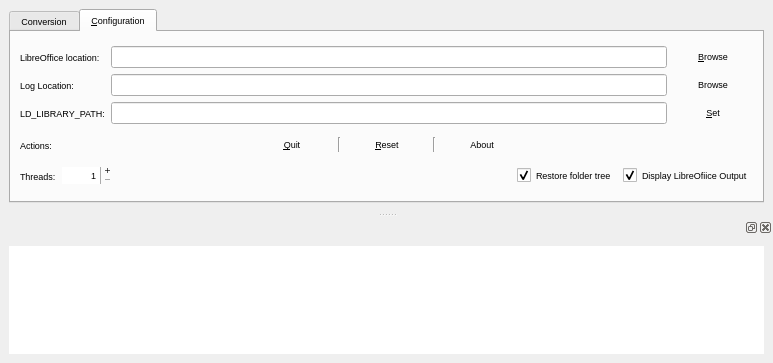
<?xml version="1.0" encoding="UTF-8"?>
<ui version="4.0">
 <class>MainWindow</class>
 <widget class="QMainWindow" name="MainWindow">
  <property name="windowModality">
   <enum>Qt::WindowModal</enum>
  </property>
  <property name="geometry">
   <rect>
    <x>0</x>
    <y>0</y>
    <width>773</width>
    <height>363</height>
   </rect>
  </property>
  <property name="sizePolicy">
   <sizepolicy hsizetype="Expanding" vsizetype="Expanding">
    <horstretch>0</horstretch>
    <verstretch>0</verstretch>
   </sizepolicy>
  </property>
  <property name="minimumSize">
   <size>
    <width>0</width>
    <height>0</height>
   </size>
  </property>
  <property name="font">
   <font>
    <pointsize>7</pointsize>
   </font>
  </property>
  <property name="mouseTracking">
   <bool>true</bool>
  </property>
  <property name="windowTitle">
   <string>ms2od</string>
  </property>
  <property name="windowIcon">
   <iconset resource="icons/icons.qrc">
    <normaloff>:/icons/recipes.svg</normaloff>:/icons/recipes.svg</iconset>
  </property>
  <property name="toolButtonStyle">
   <enum>Qt::ToolButtonFollowStyle</enum>
  </property>
  <property name="documentMode">
   <bool>false</bool>
  </property>
  <property name="dockNestingEnabled">
   <bool>false</bool>
  </property>
  <property name="dockOptions">
   <set>QMainWindow::AnimatedDocks</set>
  </property>
  <widget class="QWidget" name="centralwidget">
   <property name="minimumSize">
    <size>
     <width>0</width>
     <height>0</height>
    </size>
   </property>
   <layout class="QVBoxLayout" name="verticalLayout_3">
    <property name="sizeConstraint">
     <enum>QLayout::SetDefaultConstraint</enum>
    </property>
    <item>
     <widget class="QTabWidget" name="tabWidget">
      <property name="enabled">
       <bool>true</bool>
      </property>
      <property name="sizePolicy">
       <sizepolicy hsizetype="MinimumExpanding" vsizetype="MinimumExpanding">
        <horstretch>0</horstretch>
        <verstretch>0</verstretch>
       </sizepolicy>
      </property>
      <property name="font">
       <font>
        <pointsize>7</pointsize>
       </font>
      </property>
      <property name="tabPosition">
       <enum>QTabWidget::North</enum>
      </property>
      <property name="currentIndex">
       <number>1</number>
      </property>
      <property name="tabBarAutoHide">
       <bool>true</bool>
      </property>
      <widget class="QWidget" name="tab_main">
       <attribute name="icon">
        <iconset resource="icons/icons.qrc">
         <normaloff>:/icons/gear.svg</normaloff>:/icons/gear.svg</iconset>
       </attribute>
       <attribute name="title">
        <string>Conversion</string>
       </attribute>
       <layout class="QGridLayout" name="gridLayout">
        <property name="sizeConstraint">
         <enum>QLayout::SetFixedSize</enum>
        </property>
        <item row="3" column="0">
         <layout class="QHBoxLayout" name="horizontalLayout">
          <item>
           <spacer name="horizontalSpacer">
            <property name="font">
             <font>
              <pointsize>7</pointsize>
             </font>
            </property>
            <property name="orientation">
             <enum>Qt::Horizontal</enum>
            </property>
            <property name="sizeHint" stdset="0">
             <size>
              <width>40</width>
              <height>20</height>
             </size>
            </property>
           </spacer>
          </item>
          <item>
           <widget class="QPushButton" name="pushButton_start">
            <property name="sizePolicy">
             <sizepolicy hsizetype="Fixed" vsizetype="Fixed">
              <horstretch>0</horstretch>
              <verstretch>0</verstretch>
             </sizepolicy>
            </property>
            <property name="font">
             <font>
              <pointsize>7</pointsize>
             </font>
            </property>
            <property name="text">
             <string>&amp;Start</string>
            </property>
            <property name="flat">
             <bool>true</bool>
            </property>
           </widget>
          </item>
          <item>
           <widget class="Line" name="line_13">
            <property name="maximumSize">
             <size>
              <width>16777215</width>
              <height>10</height>
             </size>
            </property>
            <property name="orientation">
             <enum>Qt::Vertical</enum>
            </property>
           </widget>
          </item>
          <item>
           <widget class="QPushButton" name="pushButton_Stop">
            <property name="enabled">
             <bool>false</bool>
            </property>
            <property name="text">
             <string>Stop</string>
            </property>
            <property name="flat">
             <bool>true</bool>
            </property>
           </widget>
          </item>
          <item>
           <widget class="Line" name="line_8">
            <property name="maximumSize">
             <size>
              <width>10</width>
              <height>10</height>
             </size>
            </property>
            <property name="orientation">
             <enum>Qt::Vertical</enum>
            </property>
           </widget>
          </item>
          <item>
           <widget class="QPushButton" name="pushButton_Pause">
            <property name="sizePolicy">
             <sizepolicy hsizetype="Fixed" vsizetype="Fixed">
              <horstretch>0</horstretch>
              <verstretch>0</verstretch>
             </sizepolicy>
            </property>
            <property name="font">
             <font>
              <pointsize>7</pointsize>
             </font>
            </property>
            <property name="text">
             <string>&amp;Pause</string>
            </property>
            <property name="flat">
             <bool>true</bool>
            </property>
           </widget>
          </item>
          <item>
           <widget class="Line" name="line_7">
            <property name="maximumSize">
             <size>
              <width>16777215</width>
              <height>10</height>
             </size>
            </property>
            <property name="orientation">
             <enum>Qt::Vertical</enum>
            </property>
           </widget>
          </item>
          <item>
           <widget class="QPushButton" name="pushButton_showLog">
            <property name="font">
             <font>
              <pointsize>7</pointsize>
             </font>
            </property>
            <property name="text">
             <string>Show &amp;Log</string>
            </property>
            <property name="flat">
             <bool>true</bool>
            </property>
           </widget>
          </item>
          <item>
           <widget class="Line" name="line_9">
            <property name="maximumSize">
             <size>
              <width>16777215</width>
              <height>10</height>
             </size>
            </property>
            <property name="orientation">
             <enum>Qt::Vertical</enum>
            </property>
           </widget>
          </item>
          <item>
           <widget class="QPushButton" name="pushButton_quit">
            <property name="sizePolicy">
             <sizepolicy hsizetype="Fixed" vsizetype="Fixed">
              <horstretch>0</horstretch>
              <verstretch>0</verstretch>
             </sizepolicy>
            </property>
            <property name="font">
             <font>
              <pointsize>7</pointsize>
             </font>
            </property>
            <property name="toolTip">
             <string/>
            </property>
            <property name="text">
             <string>&amp;Quit</string>
            </property>
            <property name="flat">
             <bool>true</bool>
            </property>
           </widget>
          </item>
          <item>
           <spacer name="horizontalSpacer_4">
            <property name="font">
             <font>
              <pointsize>7</pointsize>
             </font>
            </property>
            <property name="orientation">
             <enum>Qt::Horizontal</enum>
            </property>
            <property name="sizeHint" stdset="0">
             <size>
              <width>40</width>
              <height>20</height>
             </size>
            </property>
           </spacer>
          </item>
          <item>
           <widget class="QLabel" name="label_LedBin">
            <property name="font">
             <font>
              <pointsize>7</pointsize>
             </font>
            </property>
            <property name="toolTip">
             <string>Binary found ?</string>
            </property>
            <property name="text">
             <string>Bin</string>
            </property>
           </widget>
          </item>
          <item>
           <widget class="Line" name="line_3">
            <property name="maximumSize">
             <size>
              <width>16777215</width>
              <height>10</height>
             </size>
            </property>
            <property name="font">
             <font>
              <pointsize>7</pointsize>
             </font>
            </property>
            <property name="orientation">
             <enum>Qt::Vertical</enum>
            </property>
           </widget>
          </item>
          <item>
           <widget class="QLabel" name="label_LedExt">
            <property name="font">
             <font>
              <pointsize>7</pointsize>
             </font>
            </property>
            <property name="toolTip">
             <string>Filetype choosen ?</string>
            </property>
            <property name="text">
             <string>Ext</string>
            </property>
           </widget>
          </item>
          <item>
           <widget class="Line" name="line_4">
            <property name="maximumSize">
             <size>
              <width>16777215</width>
              <height>10</height>
             </size>
            </property>
            <property name="font">
             <font>
              <pointsize>7</pointsize>
             </font>
            </property>
            <property name="orientation">
             <enum>Qt::Vertical</enum>
            </property>
           </widget>
          </item>
          <item>
           <widget class="QLabel" name="label_LedIn">
            <property name="maximumSize">
             <size>
              <width>32</width>
              <height>32</height>
             </size>
            </property>
            <property name="font">
             <font>
              <pointsize>7</pointsize>
             </font>
            </property>
            <property name="toolTip">
             <string>Input directory defined ?</string>
            </property>
            <property name="text">
             <string>In</string>
            </property>
            <property name="scaledContents">
             <bool>true</bool>
            </property>
           </widget>
          </item>
          <item>
           <widget class="Line" name="line_5">
            <property name="maximumSize">
             <size>
              <width>16777215</width>
              <height>10</height>
             </size>
            </property>
            <property name="font">
             <font>
              <pointsize>7</pointsize>
             </font>
            </property>
            <property name="orientation">
             <enum>Qt::Vertical</enum>
            </property>
           </widget>
          </item>
          <item>
           <widget class="QLabel" name="label_LedOut">
            <property name="font">
             <font>
              <pointsize>7</pointsize>
             </font>
            </property>
            <property name="toolTip">
             <string>Output directory defined ?</string>
            </property>
            <property name="text">
             <string>Out</string>
            </property>
           </widget>
          </item>
          <item>
           <spacer name="horizontalSpacer_3">
            <property name="font">
             <font>
              <pointsize>7</pointsize>
             </font>
            </property>
            <property name="orientation">
             <enum>Qt::Horizontal</enum>
            </property>
            <property name="sizeHint" stdset="0">
             <size>
              <width>40</width>
              <height>20</height>
             </size>
            </property>
           </spacer>
          </item>
         </layout>
        </item>
        <item row="4" column="0">
         <layout class="QHBoxLayout" name="horizontalLayout_3">
          <item>
           <layout class="QHBoxLayout" name="horizontalLayout_7">
            <property name="sizeConstraint">
             <enum>QLayout::SetMaximumSize</enum>
            </property>
            <item>
             <widget class="QLabel" name="label_Counter">
              <property name="sizePolicy">
               <sizepolicy hsizetype="Fixed" vsizetype="Preferred">
                <horstretch>0</horstretch>
                <verstretch>0</verstretch>
               </sizepolicy>
              </property>
              <property name="font">
               <font>
                <pointsize>7</pointsize>
               </font>
              </property>
              <property name="toolTip">
               <string>Counter.</string>
              </property>
              <property name="text">
               <string>Files:</string>
              </property>
              <property name="textInteractionFlags">
               <set>Qt::NoTextInteraction</set>
              </property>
             </widget>
            </item>
            <item>
             <widget class="QLCDNumber" name="lcdNumber">
              <property name="sizePolicy">
               <sizepolicy hsizetype="Minimum" vsizetype="Fixed">
                <horstretch>0</horstretch>
                <verstretch>0</verstretch>
               </sizepolicy>
              </property>
              <property name="font">
               <font>
                <pointsize>7</pointsize>
               </font>
              </property>
              <property name="toolTip">
               <string>Number of processed files.</string>
              </property>
              <property name="whatsThis">
               <string>Number of processed files.</string>
              </property>
              <property name="frameShape">
               <enum>QFrame::NoFrame</enum>
              </property>
              <property name="frameShadow">
               <enum>QFrame::Raised</enum>
              </property>
              <property name="lineWidth">
               <number>1</number>
              </property>
              <property name="digitCount">
               <number>8</number>
              </property>
              <property name="segmentStyle">
               <enum>QLCDNumber::Flat</enum>
              </property>
             </widget>
            </item>
           </layout>
          </item>
          <item>
           <widget class="Line" name="line_11">
            <property name="maximumSize">
             <size>
              <width>16777215</width>
              <height>10</height>
             </size>
            </property>
            <property name="orientation">
             <enum>Qt::Vertical</enum>
            </property>
           </widget>
          </item>
          <item>
           <spacer name="horizontalSpacer_ProgressBar">
            <property name="orientation">
             <enum>Qt::Horizontal</enum>
            </property>
            <property name="sizeType">
             <enum>QSizePolicy::Expanding</enum>
            </property>
            <property name="sizeHint" stdset="0">
             <size>
              <width>0</width>
              <height>20</height>
             </size>
            </property>
           </spacer>
          </item>
          <item>
           <widget class="QProgressBar" name="progressBar">
            <property name="sizePolicy">
             <sizepolicy hsizetype="Expanding" vsizetype="Maximum">
              <horstretch>0</horstretch>
              <verstretch>0</verstretch>
             </sizepolicy>
            </property>
            <property name="font">
             <font>
              <pointsize>7</pointsize>
              <stylestrategy>PreferAntialias</stylestrategy>
             </font>
            </property>
            <property name="toolTip">
             <string>Progession.</string>
            </property>
            <property name="value">
             <number>0</number>
            </property>
           </widget>
          </item>
          <item>
           <widget class="RemainingTimeLabel" name="label_RemainTime">
            <property name="sizePolicy">
             <sizepolicy hsizetype="Fixed" vsizetype="Fixed">
              <horstretch>0</horstretch>
              <verstretch>0</verstretch>
             </sizepolicy>
            </property>
            <property name="frameShape">
             <enum>QFrame::NoFrame</enum>
            </property>
            <property name="text">
             <string/>
            </property>
            <property name="alignment">
             <set>Qt::AlignRight|Qt::AlignTrailing|Qt::AlignVCenter</set>
            </property>
            <property name="textInteractionFlags">
             <set>Qt::NoTextInteraction</set>
            </property>
           </widget>
          </item>
          <item>
           <spacer name="horizontalSpacer_8">
            <property name="font">
             <font>
              <pointsize>7</pointsize>
             </font>
            </property>
            <property name="orientation">
             <enum>Qt::Horizontal</enum>
            </property>
            <property name="sizeType">
             <enum>QSizePolicy::Preferred</enum>
            </property>
            <property name="sizeHint" stdset="0">
             <size>
              <width>0</width>
              <height>20</height>
             </size>
            </property>
           </spacer>
          </item>
         </layout>
        </item>
        <item row="0" column="0">
         <widget class="Line" name="line_2">
          <property name="font">
           <font>
            <pointsize>7</pointsize>
           </font>
          </property>
          <property name="orientation">
           <enum>Qt::Horizontal</enum>
          </property>
         </widget>
        </item>
        <item row="1" column="0">
         <layout class="QGridLayout" name="gridLayout_2">
          <item row="1" column="1">
           <widget class="LineEditColored" name="lineEdit_dirOut">
            <property name="sizePolicy">
             <sizepolicy hsizetype="Expanding" vsizetype="Fixed">
              <horstretch>0</horstretch>
              <verstretch>0</verstretch>
             </sizepolicy>
            </property>
            <property name="font">
             <font>
              <pointsize>7</pointsize>
             </font>
            </property>
            <property name="clearButtonEnabled">
             <bool>true</bool>
            </property>
           </widget>
          </item>
          <item row="0" column="0">
           <widget class="QLabel" name="label_dirIn">
            <property name="sizePolicy">
             <sizepolicy hsizetype="Fixed" vsizetype="Preferred">
              <horstretch>0</horstretch>
              <verstretch>0</verstretch>
             </sizepolicy>
            </property>
            <property name="font">
             <font>
              <pointsize>7</pointsize>
             </font>
            </property>
            <property name="text">
             <string>Input directory:</string>
            </property>
           </widget>
          </item>
          <item row="1" column="2">
           <widget class="QPushButton" name="pushButton_browseOut">
            <property name="sizePolicy">
             <sizepolicy hsizetype="Minimum" vsizetype="Fixed">
              <horstretch>0</horstretch>
              <verstretch>0</verstretch>
             </sizepolicy>
            </property>
            <property name="font">
             <font>
              <pointsize>7</pointsize>
             </font>
            </property>
            <property name="text">
             <string>Browse</string>
            </property>
            <property name="flat">
             <bool>true</bool>
            </property>
           </widget>
          </item>
          <item row="2" column="1">
           <layout class="QHBoxLayout" name="horizontalLayout_6">
            <item>
             <widget class="BlinkableComboBox" name="comboBox_conversionIn">
              <property name="sizePolicy">
               <sizepolicy hsizetype="Expanding" vsizetype="Fixed">
                <horstretch>0</horstretch>
                <verstretch>0</verstretch>
               </sizepolicy>
              </property>
              <property name="font">
               <font>
                <pointsize>7</pointsize>
               </font>
              </property>
              <property name="layoutDirection">
               <enum>Qt::LeftToRight</enum>
              </property>
              <property name="currentIndex">
               <number>-1</number>
              </property>
              <property name="insertPolicy">
               <enum>QComboBox::InsertAtCurrent</enum>
              </property>
              <property name="frame">
               <bool>false</bool>
              </property>
             </widget>
            </item>
            <item>
             <widget class="Line" name="line_12">
              <property name="orientation">
               <enum>Qt::Horizontal</enum>
              </property>
             </widget>
            </item>
            <item>
             <widget class="QLabel" name="label_2">
              <property name="sizePolicy">
               <sizepolicy hsizetype="Expanding" vsizetype="Preferred">
                <horstretch>0</horstretch>
                <verstretch>0</verstretch>
               </sizepolicy>
              </property>
              <property name="font">
               <font>
                <pointsize>7</pointsize>
               </font>
              </property>
              <property name="text">
               <string>to</string>
              </property>
              <property name="scaledContents">
               <bool>false</bool>
              </property>
              <property name="alignment">
               <set>Qt::AlignCenter</set>
              </property>
              <property name="margin">
               <number>-1</number>
              </property>
              <property name="textInteractionFlags">
               <set>Qt::NoTextInteraction</set>
              </property>
             </widget>
            </item>
            <item>
             <widget class="QComboBox" name="comboBox_conversionOut">
              <property name="sizePolicy">
               <sizepolicy hsizetype="Expanding" vsizetype="Fixed">
                <horstretch>0</horstretch>
                <verstretch>0</verstretch>
               </sizepolicy>
              </property>
              <property name="font">
               <font>
                <pointsize>7</pointsize>
               </font>
              </property>
              <property name="layoutDirection">
               <enum>Qt::LeftToRight</enum>
              </property>
              <property name="frame">
               <bool>false</bool>
              </property>
             </widget>
            </item>
           </layout>
          </item>
          <item row="0" column="2">
           <widget class="QPushButton" name="pushButton_browseIn">
            <property name="sizePolicy">
             <sizepolicy hsizetype="Minimum" vsizetype="Fixed">
              <horstretch>0</horstretch>
              <verstretch>0</verstretch>
             </sizepolicy>
            </property>
            <property name="font">
             <font>
              <pointsize>7</pointsize>
             </font>
            </property>
            <property name="text">
             <string>&amp;Browse</string>
            </property>
            <property name="flat">
             <bool>true</bool>
            </property>
           </widget>
          </item>
          <item row="2" column="0">
           <widget class="QLabel" name="label">
            <property name="sizePolicy">
             <sizepolicy hsizetype="Fixed" vsizetype="Preferred">
              <horstretch>0</horstretch>
              <verstretch>0</verstretch>
             </sizepolicy>
            </property>
            <property name="font">
             <font>
              <pointsize>7</pointsize>
             </font>
            </property>
            <property name="text">
             <string>Conversion from:</string>
            </property>
           </widget>
          </item>
          <item row="1" column="0">
           <widget class="QLabel" name="label_dirOut">
            <property name="sizePolicy">
             <sizepolicy hsizetype="Fixed" vsizetype="Preferred">
              <horstretch>0</horstretch>
              <verstretch>0</verstretch>
             </sizepolicy>
            </property>
            <property name="font">
             <font>
              <pointsize>7</pointsize>
             </font>
            </property>
            <property name="text">
             <string>Output directory:</string>
            </property>
           </widget>
          </item>
          <item row="0" column="1">
           <widget class="LineEditColored" name="lineEdit_dirIn">
            <property name="sizePolicy">
             <sizepolicy hsizetype="Expanding" vsizetype="Fixed">
              <horstretch>0</horstretch>
              <verstretch>0</verstretch>
             </sizepolicy>
            </property>
            <property name="font">
             <font>
              <pointsize>7</pointsize>
             </font>
            </property>
            <property name="clearButtonEnabled">
             <bool>true</bool>
            </property>
           </widget>
          </item>
         </layout>
        </item>
        <item row="2" column="0">
         <widget class="Line" name="line">
          <property name="font">
           <font>
            <pointsize>7</pointsize>
           </font>
          </property>
          <property name="orientation">
           <enum>Qt::Horizontal</enum>
          </property>
         </widget>
        </item>
       </layout>
      </widget>
      <widget class="QWidget" name="tab_config">
       <attribute name="icon">
        <iconset resource="icons/icons.qrc">
         <normaloff>:/icons/bug.svg</normaloff>:/icons/bug.svg</iconset>
       </attribute>
       <attribute name="title">
        <string>&amp;Configuration</string>
       </attribute>
       <layout class="QGridLayout" name="gridLayout_4">
        <item row="0" column="0">
         <layout class="QGridLayout" name="gridLayout_3">
          <item row="0" column="2">
           <widget class="QPushButton" name="pushButton_LOLoc">
            <property name="font">
             <font>
              <pointsize>7</pointsize>
             </font>
            </property>
            <property name="text">
             <string>&amp;Browse</string>
            </property>
            <property name="flat">
             <bool>true</bool>
            </property>
           </widget>
          </item>
          <item row="1" column="1">
           <widget class="LineEditColored" name="lineEdit_LogPath"/>
          </item>
          <item row="0" column="1">
           <widget class="LineEditColored" name="lineEdit_LOLoc">
            <property name="font">
             <font>
              <pointsize>7</pointsize>
             </font>
            </property>
           </widget>
          </item>
          <item row="1" column="0">
           <widget class="QLabel" name="label_LogLoc">
            <property name="text">
             <string>Log Location:</string>
            </property>
           </widget>
          </item>
          <item row="1" column="2">
           <widget class="QPushButton" name="pushButton_LogLoc">
            <property name="text">
             <string>Browse</string>
            </property>
            <property name="flat">
             <bool>true</bool>
            </property>
           </widget>
          </item>
          <item row="0" column="0">
           <widget class="QLabel" name="label_LOLoc">
            <property name="font">
             <font>
              <pointsize>7</pointsize>
             </font>
            </property>
            <property name="text">
             <string>LibreOffice location:</string>
            </property>
           </widget>
          </item>
          <item row="2" column="0">
           <widget class="QLabel" name="label_LDLIB">
            <property name="text">
             <string>LD_LIBRARY_PATH:</string>
            </property>
           </widget>
          </item>
          <item row="2" column="1">
           <widget class="LineEditColored" name="lineEdit_LDLIB">
            <property name="toolTip">
             <string>LibreOffice may not find some shared library and it may be necessary to specify the path.</string>
            </property>
            <property name="whatsThis">
             <string>LibreOffice may not find some shared library and it may be necessary to specify the path.</string>
            </property>
           </widget>
          </item>
          <item row="2" column="2">
           <widget class="QPushButton" name="pushButton_LDLIB">
            <property name="text">
             <string>&amp;Set</string>
            </property>
            <property name="flat">
             <bool>true</bool>
            </property>
           </widget>
          </item>
         </layout>
        </item>
        <item row="1" column="0">
         <layout class="QHBoxLayout" name="horizontalLayout_2">
          <item>
           <widget class="QLabel" name="label_Actions">
            <property name="font">
             <font>
              <pointsize>7</pointsize>
             </font>
            </property>
            <property name="text">
             <string>Actions:</string>
            </property>
           </widget>
          </item>
          <item>
           <spacer name="horizontalSpacer_5">
            <property name="font">
             <font>
              <pointsize>7</pointsize>
             </font>
            </property>
            <property name="orientation">
             <enum>Qt::Horizontal</enum>
            </property>
            <property name="sizeHint" stdset="0">
             <size>
              <width>40</width>
              <height>20</height>
             </size>
            </property>
           </spacer>
          </item>
          <item>
           <widget class="QPushButton" name="pushButton_Quit2">
            <property name="text">
             <string>&amp;Quit</string>
            </property>
            <property name="flat">
             <bool>true</bool>
            </property>
           </widget>
          </item>
          <item>
           <widget class="Line" name="line_10">
            <property name="maximumSize">
             <size>
              <width>16777215</width>
              <height>15</height>
             </size>
            </property>
            <property name="orientation">
             <enum>Qt::Vertical</enum>
            </property>
           </widget>
          </item>
          <item>
           <widget class="QPushButton" name="pushButton_reset">
            <property name="font">
             <font>
              <pointsize>7</pointsize>
             </font>
            </property>
            <property name="text">
             <string>&amp;Reset</string>
            </property>
            <property name="flat">
             <bool>true</bool>
            </property>
           </widget>
          </item>
          <item>
           <widget class="Line" name="line_6">
            <property name="maximumSize">
             <size>
              <width>16777215</width>
              <height>15</height>
             </size>
            </property>
            <property name="font">
             <font>
              <pointsize>7</pointsize>
             </font>
            </property>
            <property name="orientation">
             <enum>Qt::Vertical</enum>
            </property>
           </widget>
          </item>
          <item>
           <widget class="QPushButton" name="pushButton_About">
            <property name="font">
             <font>
              <pointsize>7</pointsize>
             </font>
            </property>
            <property name="text">
             <string>About</string>
            </property>
            <property name="flat">
             <bool>true</bool>
            </property>
           </widget>
          </item>
          <item>
           <spacer name="horizontalSpacer_6">
            <property name="font">
             <font>
              <pointsize>7</pointsize>
             </font>
            </property>
            <property name="orientation">
             <enum>Qt::Horizontal</enum>
            </property>
            <property name="sizeHint" stdset="0">
             <size>
              <width>40</width>
              <height>20</height>
             </size>
            </property>
           </spacer>
          </item>
          <item>
           <widget class="QPushButton" name="pushButton_Flag">
            <property name="font">
             <font>
              <pointsize>7</pointsize>
             </font>
            </property>
            <property name="toolTip">
             <string>Toggle language.</string>
            </property>
            <property name="whatsThis">
             <string>Toggle language.</string>
            </property>
            <property name="text">
             <string/>
            </property>
            <property name="icon">
             <iconset resource="icons/icons.qrc">
              <normaloff>:/icons/eng.svg</normaloff>:/icons/eng.svg</iconset>
            </property>
            <property name="iconSize">
             <size>
              <width>36</width>
              <height>20</height>
             </size>
            </property>
            <property name="flat">
             <bool>true</bool>
            </property>
           </widget>
          </item>
         </layout>
        </item>
        <item row="2" column="0">
         <layout class="QHBoxLayout" name="horizontalLayout_5">
          <item>
           <widget class="QLabel" name="label_3">
            <property name="font">
             <font>
              <pointsize>7</pointsize>
             </font>
            </property>
            <property name="text">
             <string>Threads:</string>
            </property>
           </widget>
          </item>
          <item>
           <widget class="QSpinBox" name="spinBox_ThreadNumbers">
            <property name="minimumSize">
             <size>
              <width>50</width>
              <height>0</height>
             </size>
            </property>
            <property name="font">
             <font>
              <pointsize>7</pointsize>
             </font>
            </property>
            <property name="toolTip">
             <string>Define the number of simultaneous thread used for conversion. It does not follow the number of the CPU core.</string>
            </property>
            <property name="statusTip">
             <string/>
            </property>
            <property name="whatsThis">
             <string>Define the number of simultaneous thread used for conversion. It does not follow the number of the CPU core.</string>
            </property>
            <property name="wrapping">
             <bool>false</bool>
            </property>
            <property name="frame">
             <bool>false</bool>
            </property>
            <property name="alignment">
             <set>Qt::AlignRight|Qt::AlignTrailing|Qt::AlignVCenter</set>
            </property>
            <property name="buttonSymbols">
             <enum>QAbstractSpinBox::PlusMinus</enum>
            </property>
            <property name="minimum">
             <number>1</number>
            </property>
            <property name="maximum">
             <number>8</number>
            </property>
           </widget>
          </item>
          <item>
           <spacer name="horizontalSpacer_7">
            <property name="font">
             <font>
              <pointsize>7</pointsize>
             </font>
            </property>
            <property name="orientation">
             <enum>Qt::Horizontal</enum>
            </property>
            <property name="sizeHint" stdset="0">
             <size>
              <width>40</width>
              <height>20</height>
             </size>
            </property>
           </spacer>
          </item>
          <item>
           <widget class="QCheckBox" name="checkBox_RestoreFolderTree">
            <property name="sizePolicy">
             <sizepolicy hsizetype="Fixed" vsizetype="Fixed">
              <horstretch>0</horstretch>
              <verstretch>0</verstretch>
             </sizepolicy>
            </property>
            <property name="font">
             <font>
              <pointsize>7</pointsize>
             </font>
            </property>
            <property name="toolTip">
             <string>Rebuild the whole directory tree in the specified output directory, i.e. copy the existing directory.</string>
            </property>
            <property name="whatsThis">
             <string>Rebuild the whole directory tree in the specified output directory, i.e. copy the existing directory.</string>
            </property>
            <property name="layoutDirection">
             <enum>Qt::LeftToRight</enum>
            </property>
            <property name="text">
             <string>Restore folder tree</string>
            </property>
            <property name="checked">
             <bool>true</bool>
            </property>
           </widget>
          </item>
          <item>
           <widget class="QCheckBox" name="checkBox_DispLOOutput">
            <property name="font">
             <font>
              <pointsize>7</pointsize>
             </font>
            </property>
            <property name="text">
             <string>Display LibreOfiice Output</string>
            </property>
            <property name="checked">
             <bool>true</bool>
            </property>
           </widget>
          </item>
         </layout>
        </item>
       </layout>
      </widget>
     </widget>
    </item>
   </layout>
  </widget>
  <widget class="DockWidgetCloseDetect" name="dockWidget">
   <property name="font">
    <font>
     <pointsize>7</pointsize>
    </font>
   </property>
   <property name="floating">
    <bool>false</bool>
   </property>
   <property name="allowedAreas">
    <set>Qt::BottomDockWidgetArea|Qt::TopDockWidgetArea</set>
   </property>
   <attribute name="dockWidgetArea">
    <number>8</number>
   </attribute>
   <widget class="QWidget" name="dockWidgetContents">
    <layout class="QVBoxLayout" name="verticalLayout">
     <item>
      <widget class="QTextEdit" name="textEdit_log">
       <property name="enabled">
        <bool>true</bool>
       </property>
       <property name="sizePolicy">
        <sizepolicy hsizetype="Preferred" vsizetype="Preferred">
         <horstretch>0</horstretch>
         <verstretch>0</verstretch>
        </sizepolicy>
       </property>
       <property name="font">
        <font>
         <pointsize>7</pointsize>
        </font>
       </property>
       <property name="frameShape">
        <enum>QFrame::NoFrame</enum>
       </property>
       <property name="frameShadow">
        <enum>QFrame::Plain</enum>
       </property>
       <property name="tabChangesFocus">
        <bool>true</bool>
       </property>
       <property name="documentTitle">
        <string/>
       </property>
       <property name="readOnly">
        <bool>true</bool>
       </property>
       <property name="textInteractionFlags">
        <set>Qt::LinksAccessibleByMouse|Qt::TextSelectableByKeyboard|Qt::TextSelectableByMouse</set>
       </property>
      </widget>
     </item>
    </layout>
   </widget>
  </widget>
 </widget>
 <customwidgets>
  <customwidget>
   <class>BlinkableComboBox</class>
   <extends>QComboBox</extends>
   <header>blinkableCB.h</header>
  </customwidget>
  <customwidget>
   <class>LineEditColored</class>
   <extends>QLineEdit</extends>
   <header>lineeditcolored.h</header>
  </customwidget>
  <customwidget>
   <class>DockWidgetCloseDetect</class>
   <extends>QDockWidget</extends>
   <header>dockwidgetclosedetect.h</header>
   <container>1</container>
  </customwidget>
  <customwidget>
   <class>RemainingTimeLabel</class>
   <extends>QLabel</extends>
   <header>remainingtimelabel.h</header>
  </customwidget>
 </customwidgets>
 <resources>
  <include location="icons/icons.qrc"/>
 </resources>
 <connections/>
</ui>
